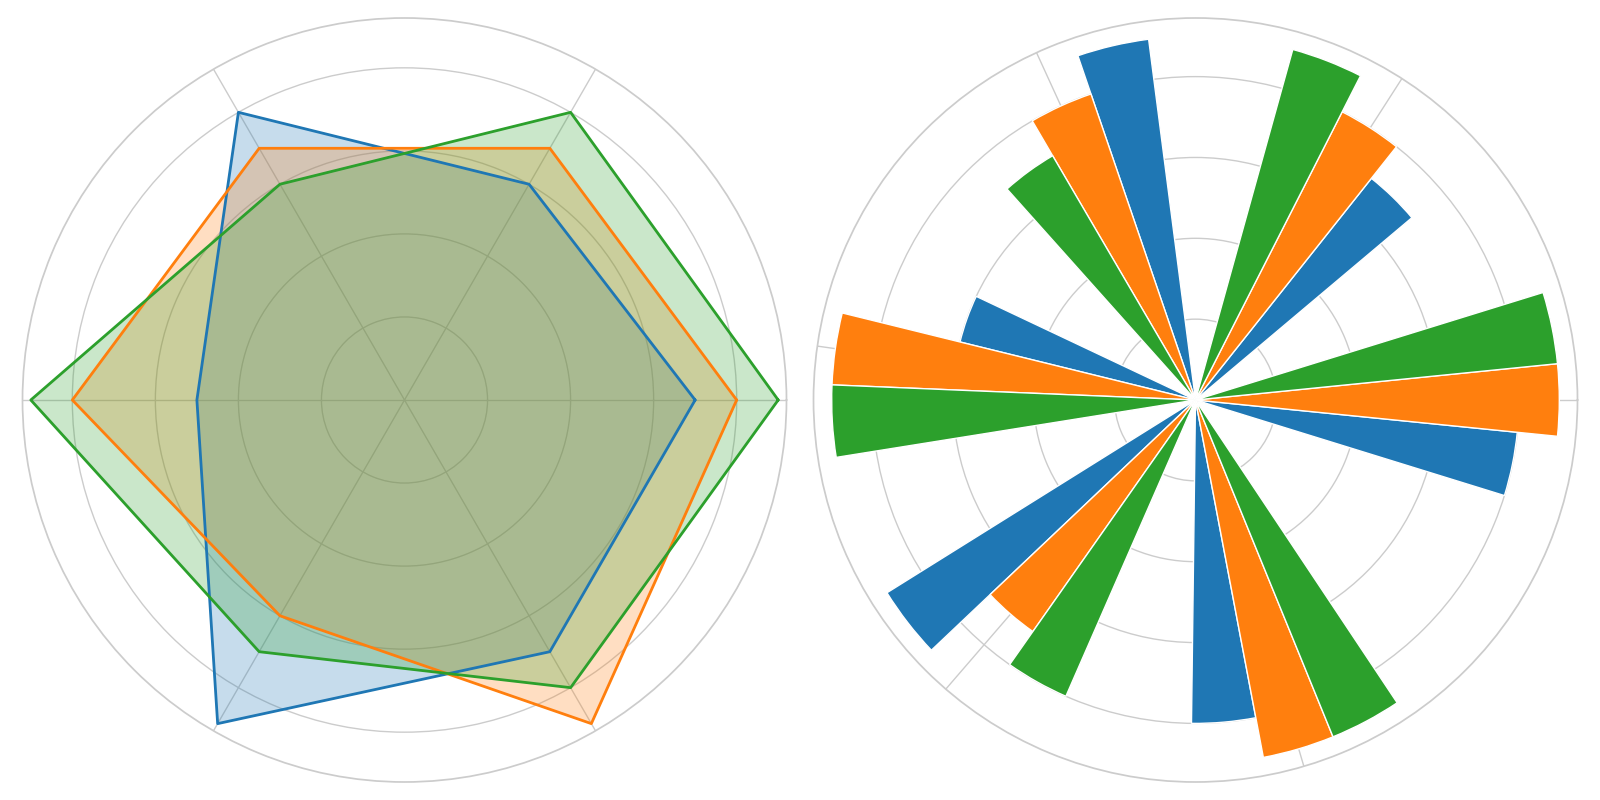

This chart was generated by the following Python code:
import matplotlib.pyplot as plt
import numpy as np

# Define proficiency data for each industry
proficiency_healthcare = [7, 6, 8, 5, 9, 7]
proficiency_finance = [8, 7, 7, 8, 6, 9]
proficiency_technology = [9, 8, 6, 9, 7, 8]

# Additional projected data for 2030
proficiency_projection_2030 = {
    'Healthcare': [8, 7, 9, 6, 9, 8],
    'Finance': [9, 8, 8, 9, 7, 9],
    'Technology': [9, 9, 7, 9, 8, 9]
}

num_vars = len(proficiency_healthcare)

# Compute angles for radar chart
angles = np.linspace(0, 2 * np.pi, num_vars, endpoint=False).tolist()
proficiency_healthcare += proficiency_healthcare[:1]
proficiency_finance += proficiency_finance[:1]
proficiency_technology += proficiency_technology[:1]
angles += angles[:1]

# Initialize the figure and subplots
fig, axs = plt.subplots(1, 2, figsize=(16, 8), subplot_kw=dict(polar=True))
fig.subplots_adjust(wspace=0.5)

# Radar chart
ax = axs[0]
ax.plot(angles, proficiency_healthcare, linewidth=2, linestyle='solid', color='#1f77b4')
ax.fill(angles, proficiency_healthcare, alpha=0.25, color='#1f77b4')
ax.plot(angles, proficiency_finance, linewidth=2, linestyle='solid', color='#ff7f0e')
ax.fill(angles, proficiency_finance, alpha=0.25, color='#ff7f0e')
ax.plot(angles, proficiency_technology, linewidth=2, linestyle='solid', color='#2ca02c')
ax.fill(angles, proficiency_technology, alpha=0.25, color='#2ca02c')
ax.set_yticklabels([])
ax.set_xticks(angles[:-1])
ax.set_xticklabels([])

# Bar chart for projected 2030 data
ax2 = axs[1]
width = 0.2  
x = np.arange(num_vars)

# Bar positions and heights
ax2.bar(x - width, proficiency_projection_2030['Healthcare'], width, color='#1f77b4')
ax2.bar(x, proficiency_projection_2030['Finance'], width, color='#ff7f0e')
ax2.bar(x + width, proficiency_projection_2030['Technology'], width, color='#2ca02c')

ax2.set_xticks(x)
ax2.set_xticklabels([])
ax2.set_yticklabels([])

plt.tight_layout()
plt.show()
